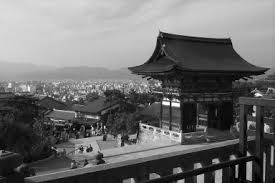
#> input picture images/kyoto.bmp, 275 x 183 px, found by its file name
$ python test.py
#> lines starting #> are read from the running program, lines starting #| are printed output that depends on the picture
import matplotlib.pyplot as plt
import matplotlib.image as mpimg
import numpy as np
import pylab as pl
import random

class LSB_steg_RS(object):

    def __init__(self, img_, size=8):
        self.img_ = img_  # origin image
        self.size = size # SIZE*SIZE image block
        self.height = img_.shape[0]
        self.width = img_.shape[1]
        self.color = img_.shape[2]

    def Zigzag(self, img):
        """
        Convert the two-dimension matrix into one-dimension using Zigzag method
        :param img: the source bmp image pixel two-dimension matrix
        :return: one-dimension matrix of Zigzag
        """
        tmp = np.zeros((self.size, self.size))
        i = 0
        j = 0
        for x in range(self.size): # Zigzag
            for y in range(self.size):
                tmp[x][y] = img[i][j]
                if((i==self.size-1 or i == 0) and j%2==0):
                    j += 1
                    continue
                if((j==0 or j==self.size-1) and i%2==1):
                    i += 1
                    continue
                if((i+j)%2==0):
                    i -= 1
                    j += 1
                elif((i+j)%2==1):
                    i += 1
                    j -= 1
        tmp = tmp.reshape(1,64)
        return tmp[0]

    def Pixel_correlation(self, img_onedimen):
        """
        Calculate the image block pixel(8*8) correlation
        :param img_onedimen: one-dimension matrix of Zigzag
        :return: pixel correlation of image block
        """
        px_correlation = 0
        for i in range(len(img_onedimen)-1):
            if (img_onedimen[i + 1] > img_onedimen[i]):
                px_correlation += img_onedimen[i + 1] - img_onedimen[i]
            else:
                px_correlation += img_onedimen[i] - img_onedimen[i + 1]
        return px_correlation

    def F0(self, pixel):
        """
        F0 turn,namely keep the original pixel
        :param pixel: image pixel
        :return: pixel
        """
        return pixel

    def F1(self, pixel):
        """
        F1 turn,namely 0-1, 2-3, ..., 254-255
        :param pixel: image pixel
        :return: pixel
        """
        if (pixel % 2 == 0):  #0/2/4.../254 upto 1/3/5/.../255
            pixel = pixel + 1
        elif (pixel % 2 == 1): #1/3/5/.../255 downto 0/2/4/.../254
            pixel = pixel - 1
        return pixel

    def F_1(self, pixel):
        """
        F_1 turn,namely -1-0, 1-2, ..., 255-256
        :param pixel: image pixel
        :return: pixel
        """
        if (pixel % 2 == 0): #0/2/4.../254 downto -1/1/3/.../253
            pixel = pixel - 1
        elif (pixel % 2 == 1): #1/3/5.../255 upto 2/4/6/.../256
            pixel = pixel + 1
        return pixel

    def Random_num(self, turn_type):
        """
        Generate random number to decide the F0 or F1,F0 or F_1
        :param turn_type: int number -1 or 1, -1: F0 and F_1, 1: F0 and F1
        :return: one-dimension random number
        """
        SIZE = self.size*self.size
        random_num = np.zeros(SIZE)
        if (turn_type == 1):
            for i in range(SIZE):
                random_num[i] = random.randint(0, 1)
        elif (turn_type == -1):
            for i in range(SIZE):
                random_num[i] = random.randint(-1, 0)
        return random_num

    def F_101RS(self, ftype, img_block):
        """
        RS steganalysis, carry out F0 and F1 or F0 and F_1 turn, calculate pixel correlation
        and then compare them
        :param ftype: F0 and F1 or F0 and F_1
        :return: R,S
        """
        random_num = self.Random_num(ftype)
        after_turn = np.zeros((self.size, self.size))  # restore image block pixel after turn
        R = 0
        S = 0
        one_dimensionimg1 = self.Zigzag(img_block)
        # print one_dimensionimg1
        before_turnRs = self.Pixel_correlation(one_dimensionimg1)  # calculate image block's pixel
        # correlation before turning
        k = 0
        for i in range(self.size):
            for j in range(self.size):
                if (random_num[k] == 0):  # F0 turn
                    after_turn[i][j] = self.F0(img_block[i][j])
                elif (random_num[k] == 1):  # F1 turn
                    after_turn[i][j] = self.F1(img_block[i][j])
                elif (random_num[k] == -1):  # F_1 turn
                    after_turn[i][j] = self.F_1(img_block[i][j])
                k = k + 1
        one_dimensionimg2 = self.Zigzag(after_turn)  # Zigzag
        after_turnRs = self.Pixel_correlation(one_dimensionimg2)  # calculate image block's pixel
        # correlation after turning
        if (before_turnRs < after_turnRs):
            R = R + 1
        elif (before_turnRs > after_turnRs):
            S = S + 1

        return R, S

    def RS(self, img_block):
        """
        RS steganalysis, carry out (F0, F1) and (F0, F_1) turn, calculate pixel correlation
        and then compare them
        :param img_block: 8*8 two-dimension img pixel block
        :return: Rm,Sm,R_m,S_m
        """
        Rm, Sm = self.F_101RS(1, img_block)
        R_m, S_m = self.F_101RS(-1, img_block)

        return Rm, Sm, R_m, S_m

    def LSB(self, img, rate):
        """
        LSB steganalysis
        :param img: image pixel matrix (512*512)
        :param rate: 0~1
        :return: image pixel matrix (512*512) after steganalysis
        """
        s = int(self.height * self.width * rate)
        secret = np.zeros(s) # secret information

        for i in range(s):
            secret[i] = random.randint(0, 1)
        k = 0
        for i in range(self.height):
            for j in range(self.width):
                if (k < s):
                    if (secret[k] == 1 and img[i][j] % 2 == 0):  # even embed 1, add 1
                        img[i][j] = img[i][j] + 1
                        k += 1
                    elif (secret[k] == 1 and img[i][j] % 2 == 1):  # odd embed 1, no change
                        img[i][j] = img[i][j] + 0
                        k += 1
                    elif (secret[k] == 0 and img[i][j] % 2 == 0):  # even embed 0, no change
                        img[i][j] = img[i][j] + 0
                        k += 1
                    elif (secret[k] == 0 and img[i][j] % 2 == 1):  # odd embed 0, sub 1
                        img[i][j] = img[i][j] - 1
                        k += 1
                    else:
                        pass
        return img


    def imgTotal_correlation(self, imgR):
        """
        Calculate the total pixel_correlation of image
        :param img: image
        :param imgR: image matrix of R in RGB
        :return: Rm,Sm,R_m,S_m
        """
        tmp = np.zeros((self.size,self.size))

        row = int(self.height / self.size)  # row/self.size
        col = int(self.width / self.size)  # column/self.size
        result = {'Rm':0,'Sm':0,'R_m':0,'S_m':0}

        for i in range(row):
            for j in range(col):
                x = 0
                for r in range(i*self.size,(i+1)*self.size):
                    y = 0
                    for c in range(j*self.size,(j+1)*self.size):
                        tmp[x][y] = imgR[r][c]
                        y = y + 1
                    x = x + 1
                Rm, Sm, R_m, S_m = self.RS(tmp)  # RS steganalysis
                result['Rm'] += Rm
                result['Sm'] += Sm
                result['R_m'] += R_m
                result['S_m'] += S_m

        return result['Rm'], result['Sm'], result['R_m'], result['S_m']

if __name__ == '__main__':
    import sys
    # reload(sys)
    # sys.setdefaultencoding('gbk')

    # img = mpimg.imread('lena.bmp')

    import cv2
    img = cv2.imread('D:\shiva\IIITH\sem3\DIP\Project\project-photons\images\kyoto.bmp')
#> img is the input picture: shape (183, 275, 3); min 0, max 255, mean 110.3
    img = cv2.resize(img, (623, 676), interpolation = cv2.INTER_AREA)
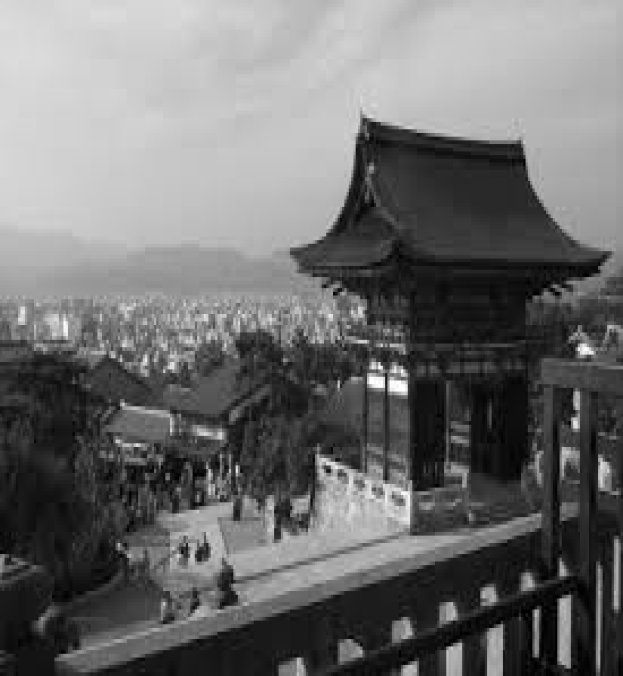
#> img: shape (676, 623, 3); min 0, max 255, mean 110.2

    lsb_rs = LSB_steg_RS(img,8)
    plt.imshow(img)  # show img
    #print img
    # plt.imshow(img_1,cmap='gray')
    plt.axis('off')  # no axis
    plt.show()
    print( img.shape)
#| (676, 623, 3)

    # restore img into array
    img_1 = img[:, :, 0]
    print( img_1)
#> (printed output is left out)
    imgR = np.array(img_1)

    #before LSB steg, we calculate the correlation of img
    Rm, Sm, R_m, S_m = lsb_rs.imgTotal_correlation(imgR)
#> (the run stopped early here; a loop or call above may not have finished)
